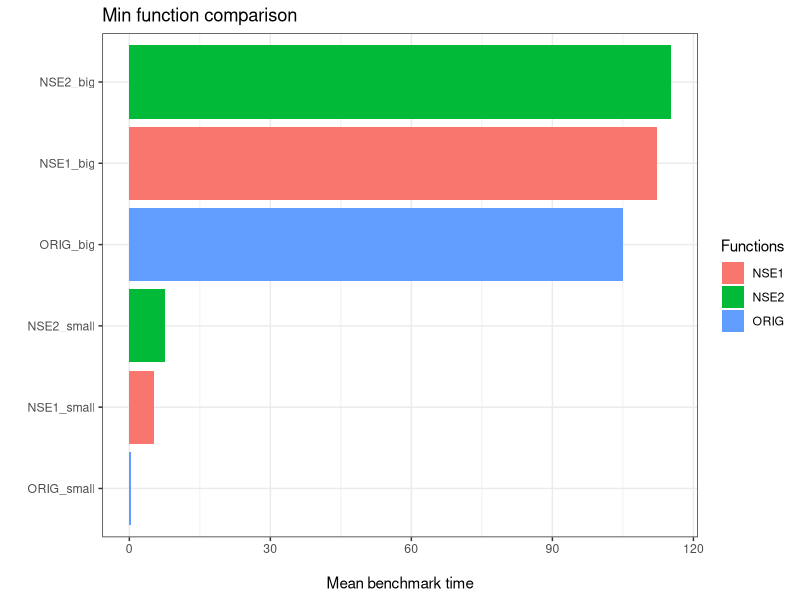
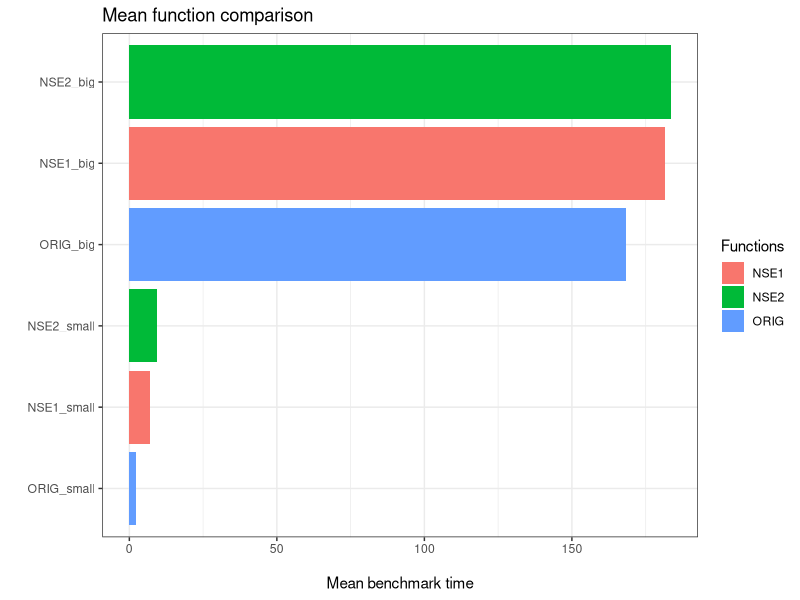
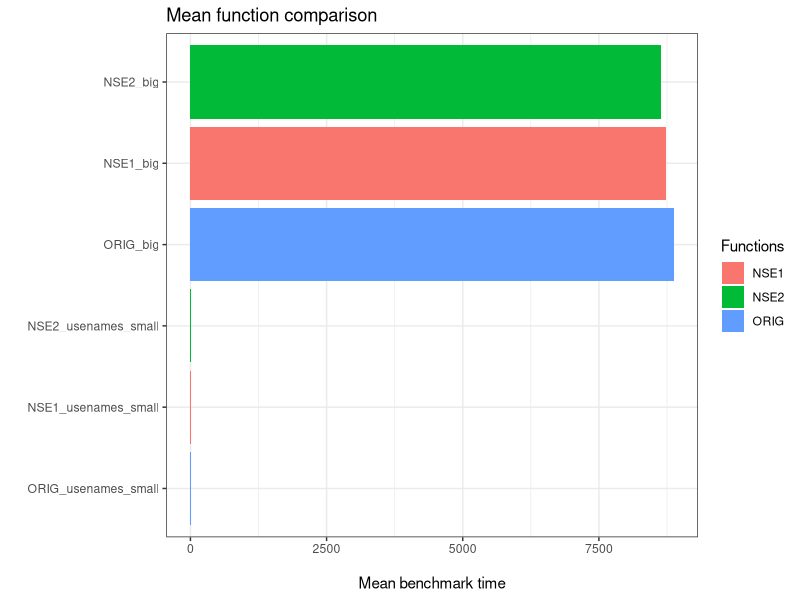
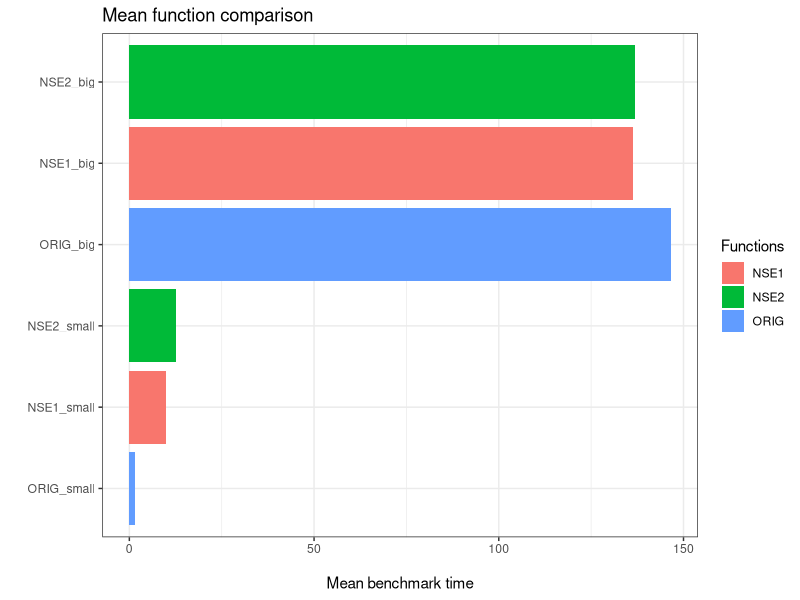
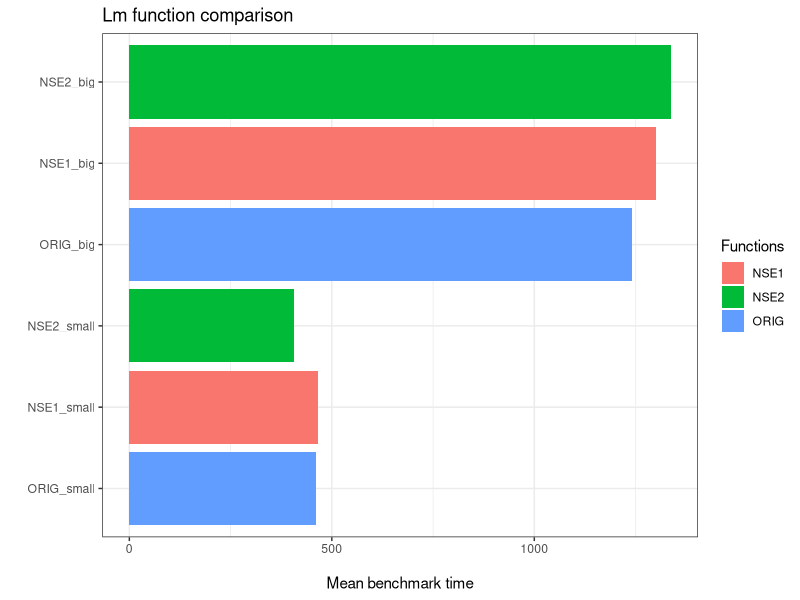

Write R code to recreate these figures, in order.
## ---- chunk 1
knitr::opts_chunk$set(echo = TRUE)
library(ggplot2)
library(microbenchmark)
## ---- chunk 2
nse_function_1 <- function(base_function) {
  function(data, ...) {
    args_list <- as.list(substitute(list(...)))[-1]
    args_values <- lapply(args_list, function(x) {
      eval(x, data)
    })
    do.call(base_function, args_values)
  }
}

nse_function_2 <- function(base_function) {
  function(data, ...) {
    args_list <- match.call(expand.dots = FALSE)$`...`
    args_values <- lapply(args_list, function(x) {
      eval(x, data)
    })
    do.call(base_function, args_values)
  }
}
## ---- chunk 3
Functions <- rep(c("ORIG", "NSE1", "NSE2"), 2)

vec_small <- list(a = rnorm(10))
vec_big <- list(a = rnorm(10),
                b = rnorm(100),
                c = rnorm(1000),
                d = rnorm(10000),
                e = rnorm(100000),
                f = rnorm(1000000))

min_nse1 <- nse_function_1(min)
min_nse2 <- nse_function_2(min)

results_min_small <- microbenchmark::microbenchmark(
  "ORIG_small" = min(vec_small$a),
  "NSE1_small" = min_nse1(vec_small, a),
  "NSE2_small" = min_nse2(vec_small, a),
  unit = 'us'
)
results_min_big <- microbenchmark::microbenchmark(
  "ORIG_big" = min(vec_big$e),
  "NSE1_big" = min_nse1(vec_big, e),
  "NSE2_big" = min_nse2(vec_big, e),
  unit = 'us'
)

results_min_small <- summary(results_min_small)[, c('expr', 'mean')]
results_min_big <- summary(results_min_big)[, c('expr', 'mean')]

results_min <- rbind(results_min_small, results_min_big)

ggplot(data = results_min) +
  geom_col(aes(x = expr, y = mean, fill = Functions)) +
  coord_flip() +
  labs(y = "\nMean benchmark time", x = "", title = "Min function comparison") +
  theme_bw()
## ---- chunk 4
Functions <- rep(c("ORIG", "NSE1", "NSE2"), 2)

vec_small <- list(a = rnorm(10))
vec_big <- list(a = rnorm(10),
                b = rnorm(100),
                c = rnorm(1000),
                d = rnorm(10000),
                e = rnorm(100000),
                f = rnorm(1000000))

mean_nse1 <- nse_function_1(mean)
mean_nse2 <- nse_function_2(mean)

results_mean_small <- microbenchmark::microbenchmark(
  "ORIG_small" = mean(vec_small$a),
  "NSE1_small" = mean_nse1(vec_small, a),
  "NSE2_small" = mean_nse2(vec_small, a),
  unit = 'us'
)
results_mean_big <- microbenchmark::microbenchmark(
  "ORIG_big" = mean(vec_big$e),
  "NSE1_big" = mean_nse1(vec_big, e),
  "NSE2_big" = mean_nse2(vec_big, e),
  unit = 'us'
)

results_mean_small <- summary(results_mean_small)[, c('expr', 'mean')]
results_mean_big <- summary(results_mean_big)[, c('expr', 'mean')]

results_mean <- rbind(results_mean_small, results_mean_big)

ggplot(data = results_mean) +
  geom_col(aes(x = expr, y = mean, fill = Functions)) +
  coord_flip() +
  labs(y = "\nMean benchmark time", x = "", title = "Mean function comparison") +
  theme_bw()
## ---- chunk 5
Functions <- rep(c("ORIG", "NSE1", "NSE2"), 2)

vec_small <- list(a = rnorm(10), 
                  b = list(c = rnorm(2),
                       d = rnorm(3),
                       e = rnorm(4)))
vec_big <- list(a = rnorm(10),
                b = list(c = rnorm(100),
                     d = rnorm(1000),
                     e = rnorm(1000)),
                f = list(g = list(
                  h = rnorm(100000),
                  i = rnorm(100))))

unlist_nse1 <- nse_function_1(unlist)
unlist_nse2 <- nse_function_2(unlist)

results_unlist_small <- microbenchmark::microbenchmark(
  "ORIG_usenames_small" = unlist(vec_small$b, use.names = TRUE),
  "NSE1_usenames_small" = unlist_nse1(vec_small, b, use.names = TRUE),
  "NSE2_usenames_small" = unlist_nse2(vec_small, b, use.names = TRUE),
  unit = 'us'
)
results_unlist_big <- microbenchmark::microbenchmark(
  "ORIG_big" = unlist(vec_big$f, use.names = TRUE),
  "NSE1_big" = unlist_nse1(vec_big, f, use.names = TRUE),
  "NSE2_big" = unlist_nse2(vec_big, f, use.names = TRUE),
  unit = 'us'
)

results_unlist_small <- summary(results_unlist_small)[, c('expr', 'mean')]
results_unlist_big <- summary(results_unlist_big)[, c('expr', 'mean')]

results_unlist <- rbind(results_unlist_small, results_unlist_big)

ggplot(data = results_unlist) +
  geom_col(aes(x = expr, y = mean, fill = Functions)) +
  coord_flip() +
  labs(y = "\nMean benchmark time", x = "", title = "Mean function comparison") +
  theme_bw()
## ---- chunk 6
Functions <- rep(c("ORIG", "NSE1", "NSE2"), 2)

vec_small <- list(a = rnorm(10), 
                  b = list(c = rnorm(2),
                       d = rnorm(3),
                       e = rnorm(4)))
vec_big <- list(a = rnorm(10),
                b = list(c = rnorm(100),
                     d = rnorm(1000),
                     e = rnorm(1000)),
                f = list(g = list(
                  h = rnorm(100000),
                  i = rnorm(100))))

unlist_nse1 <- nse_function_1(unlist)
unlist_nse2 <- nse_function_2(unlist)

results_unlist_small <- microbenchmark::microbenchmark(
  "ORIG_small" = unlist(vec_small$b, use.names = FALSE),
  "NSE1_small" = unlist_nse1(vec_small, b, use.names = FALSE),
  "NSE2_small" = unlist_nse2(vec_small, b, use.names = FALSE),
  unit = 'us'
)
results_unlist_big <- microbenchmark::microbenchmark(
  "ORIG_big" = unlist(vec_big$f, use.names = FALSE),
  "NSE1_big" = unlist_nse1(vec_big, f, use.names = FALSE),
  "NSE2_big" = unlist_nse2(vec_big, f, use.names = FALSE),
  unit = 'us'
)

results_unlist_small <- summary(results_unlist_small)[, c('expr', 'mean')]
results_unlist_big <- summary(results_unlist_big)[, c('expr', 'mean')]

results_unlist <- rbind(results_unlist_small, results_unlist_big)

ggplot(data = results_unlist) +
  geom_col(aes(x = expr, y = mean, fill = Functions)) +
  coord_flip() +
  labs(y = "\nMean benchmark time", x = "", title = "Mean function comparison") +
  theme_bw()
## ---- chunk 7
Functions <- rep(c("ORIG", "NSE1", "NSE2"), 2)

data_small <- data.frame(
  x1 = rnorm(10),
  x2 = rnorm(10),
  x3 = rnorm(10),
  eps = rnorm(10, 0.5)
)
data_small$y = data_small$x1 * 0.1 + data_small$x2 * 0.5 + data_small$x1 * 0.7 + data_small$eps

data_big <- data.frame(
  x1 = rnorm(10000),
  x2 = rnorm(10000),
  x3 = rnorm(10000),
  x4 = rnorm(10000),
  x5 = rnorm(10000),
  eps = rnorm(10000, 0.5)
)
data_big$y = data_small$x1 * 0.1 + data_small$x2 * 0.5 + data_small$x1 * 0.7 + data_small$x1 * 0.2 + data_small$x1 * 0.4 + data_small$eps

lm_nse1 <- nse_function_1(lm)
lm_nse2 <- nse_function_2(lm)

results_lm_small <- microbenchmark::microbenchmark(
  "ORIG_small" = lm(y ~ x1 + x2 + x3, data = data_small),
  "NSE1_small" = lm_nse1(data_small, y ~ x1 + x2 + x3),
  "NSE2_small" = lm_nse2(data_small, y ~ x1 + x2 + x3),
  unit = 'us'
)
results_lm_big <- microbenchmark::microbenchmark(
  "ORIG_big" = lm(y ~ x1 + x2 + x3, data = data_big),
  "NSE1_big" = lm_nse1(data_big, y ~ x1 + x2 + x3),
  "NSE2_big" = lm_nse2(data_big, y ~ x1 + x2 + x3),
  unit = 'us'
)

results_lm_small <- summary(results_lm_small)[, c('expr', 'mean')]
results_lm_big <- summary(results_lm_big)[, c('expr', 'mean')]

results_lm <- rbind(results_lm_small, results_lm_big)

ggplot(data = results_lm) +
  geom_col(aes(x = expr, y = mean, fill = Functions)) +
  coord_flip() +
  labs(y = "\nMean benchmark time", x = "", title = "Lm function comparison") +
  theme_bw()
